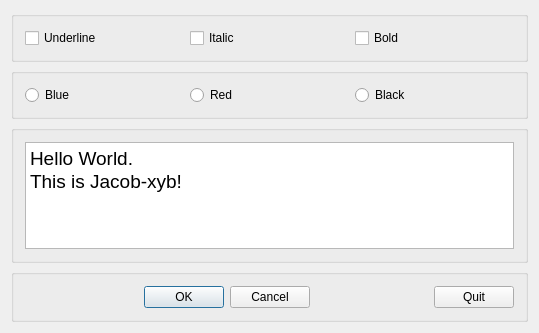
<?xml version="1.0" encoding="UTF-8"?>
<ui version="4.0">
 <class>DesignerSimpleSampleClass</class>
 <widget class="QDialog" name="DesignerSimpleSampleClass">
  <property name="geometry">
   <rect>
    <x>0</x>
    <y>0</y>
    <width>539</width>
    <height>333</height>
   </rect>
  </property>
  <property name="windowTitle">
   <string>DesignerSimpleSample</string>
  </property>
  <layout class="QVBoxLayout" name="verticalLayout">
   <item>
    <widget class="QGroupBox" name="groupBox">
     <property name="title">
      <string/>
     </property>
     <layout class="QHBoxLayout" name="horizontalLayout">
      <item>
       <widget class="QCheckBox" name="cbx_underline">
        <property name="text">
         <string>Underline</string>
        </property>
        <property name="tristate">
         <bool>false</bool>
        </property>
       </widget>
      </item>
      <item>
       <widget class="QCheckBox" name="cbx_italic">
        <property name="text">
         <string>Italic</string>
        </property>
       </widget>
      </item>
      <item>
       <widget class="QCheckBox" name="cbx_bold">
        <property name="text">
         <string>Bold</string>
        </property>
       </widget>
      </item>
     </layout>
    </widget>
   </item>
   <item>
    <widget class="QGroupBox" name="groupBox_2">
     <property name="title">
      <string/>
     </property>
     <layout class="QHBoxLayout" name="horizontalLayout_2">
      <item>
       <widget class="QRadioButton" name="radioButton_Blue">
        <property name="text">
         <string>Blue</string>
        </property>
       </widget>
      </item>
      <item>
       <widget class="QRadioButton" name="radioButton_Red">
        <property name="text">
         <string>Red</string>
        </property>
       </widget>
      </item>
      <item>
       <widget class="QRadioButton" name="radioButton_Black">
        <property name="text">
         <string>Black</string>
        </property>
       </widget>
      </item>
     </layout>
    </widget>
   </item>
   <item>
    <widget class="QGroupBox" name="groupBox_3">
     <property name="title">
      <string/>
     </property>
     <layout class="QHBoxLayout" name="horizontalLayout_3">
      <item>
       <widget class="QPlainTextEdit" name="plainTextEdit">
        <property name="font">
         <font>
          <pointsize>14</pointsize>
         </font>
        </property>
        <property name="plainText">
         <string>Hello World.
This is Jacob-xyb!</string>
        </property>
       </widget>
      </item>
     </layout>
    </widget>
   </item>
   <item>
    <widget class="QGroupBox" name="groupBox_4">
     <property name="title">
      <string/>
     </property>
     <layout class="QHBoxLayout" name="horizontalLayout_4">
      <item>
       <spacer name="horizontalSpacer_2">
        <property name="orientation">
         <enum>Qt::Horizontal</enum>
        </property>
        <property name="sizeHint" stdset="0">
         <size>
          <width>40</width>
          <height>20</height>
         </size>
        </property>
       </spacer>
      </item>
      <item>
       <widget class="QPushButton" name="btn_OK">
        <property name="sizePolicy">
         <sizepolicy hsizetype="Fixed" vsizetype="Fixed">
          <horstretch>0</horstretch>
          <verstretch>0</verstretch>
         </sizepolicy>
        </property>
        <property name="text">
         <string>OK</string>
        </property>
       </widget>
      </item>
      <item>
       <widget class="QPushButton" name="btn_Cancel">
        <property name="sizePolicy">
         <sizepolicy hsizetype="Fixed" vsizetype="Fixed">
          <horstretch>0</horstretch>
          <verstretch>0</verstretch>
         </sizepolicy>
        </property>
        <property name="text">
         <string>Cancel</string>
        </property>
       </widget>
      </item>
      <item>
       <spacer name="horizontalSpacer">
        <property name="orientation">
         <enum>Qt::Horizontal</enum>
        </property>
        <property name="sizeHint" stdset="0">
         <size>
          <width>40</width>
          <height>20</height>
         </size>
        </property>
       </spacer>
      </item>
      <item>
       <widget class="QPushButton" name="pushButton_Quit">
        <property name="sizePolicy">
         <sizepolicy hsizetype="Fixed" vsizetype="Fixed">
          <horstretch>0</horstretch>
          <verstretch>0</verstretch>
         </sizepolicy>
        </property>
        <property name="text">
         <string>Quit</string>
        </property>
       </widget>
      </item>
     </layout>
    </widget>
   </item>
  </layout>
 </widget>
 <layoutdefault spacing="6" margin="11"/>
 <resources>
  <include location="DesignerSimpleSample.qrc"/>
 </resources>
 <connections>
  <connection>
   <sender>btn_OK</sender>
   <signal>clicked()</signal>
   <receiver>DesignerSimpleSampleClass</receiver>
   <slot>close()</slot>
   <hints>
    <hint type="sourcelabel">
     <x>188</x>
     <y>302</y>
    </hint>
    <hint type="destinationlabel">
     <x>269</x>
     <y>166</y>
    </hint>
   </hints>
  </connection>
  <connection>
   <sender>btn_Cancel</sender>
   <signal>clicked()</signal>
   <receiver>DesignerSimpleSampleClass</receiver>
   <slot>close()</slot>
   <hints>
    <hint type="sourcelabel">
     <x>269</x>
     <y>302</y>
    </hint>
    <hint type="destinationlabel">
     <x>269</x>
     <y>166</y>
    </hint>
   </hints>
  </connection>
 </connections>
</ui>
